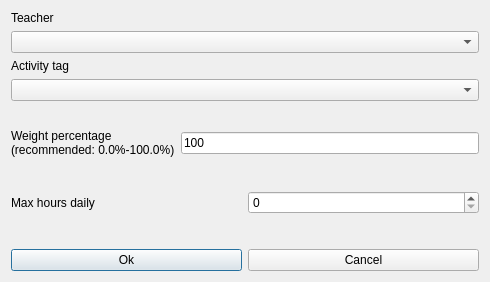
<?xml version="1.0" encoding="UTF-8"?>
<ui version="4.0">
 <class>ModifyConstraintTeacherActivityTagMaxHoursDailyForm_template</class>
 <widget class="QDialog" name="ModifyConstraintTeacherActivityTagMaxHoursDailyForm_template">
  <property name="geometry">
   <rect>
    <x>0</x>
    <y>0</y>
    <width>490</width>
    <height>282</height>
   </rect>
  </property>
  <property name="windowTitle">
   <string extracomment="This is the title of the dialog to modify a constraint of this type">Modify teacher activity tag max hours daily</string>
  </property>
  <layout class="QGridLayout" name="gridLayout">
   <item row="0" column="0">
    <layout class="QGridLayout">
     <item row="2" column="0">
      <widget class="QLabel" name="activityTagTextLabel">
       <property name="frameShape">
        <enum>QFrame::NoFrame</enum>
       </property>
       <property name="frameShadow">
        <enum>QFrame::Plain</enum>
       </property>
       <property name="text">
        <string>Activity tag</string>
       </property>
       <property name="wordWrap">
        <bool>false</bool>
       </property>
      </widget>
     </item>
     <item row="1" column="0">
      <widget class="QComboBox" name="teachersComboBox">
       <property name="editable">
        <bool>false</bool>
       </property>
       <property name="insertPolicy">
        <enum>QComboBox::NoInsert</enum>
       </property>
       <property name="autoCompletion">
        <bool>false</bool>
       </property>
       <property name="duplicatesEnabled">
        <bool>false</bool>
       </property>
      </widget>
     </item>
     <item row="0" column="0">
      <widget class="QLabel" name="teacherTextLabel">
       <property name="frameShape">
        <enum>QFrame::NoFrame</enum>
       </property>
       <property name="frameShadow">
        <enum>QFrame::Plain</enum>
       </property>
       <property name="text">
        <string>Teacher</string>
       </property>
       <property name="wordWrap">
        <bool>false</bool>
       </property>
      </widget>
     </item>
     <item row="3" column="0">
      <widget class="QComboBox" name="activityTagsComboBox">
       <property name="editable">
        <bool>false</bool>
       </property>
       <property name="insertPolicy">
        <enum>QComboBox::NoInsert</enum>
       </property>
       <property name="autoCompletion">
        <bool>false</bool>
       </property>
       <property name="duplicatesEnabled">
        <bool>false</bool>
       </property>
      </widget>
     </item>
    </layout>
   </item>
   <item row="1" column="0">
    <spacer name="spacer7">
     <property name="orientation">
      <enum>Qt::Vertical</enum>
     </property>
     <property name="sizeType">
      <enum>QSizePolicy::Expanding</enum>
     </property>
     <property name="sizeHint" stdset="0">
      <size>
       <width>20</width>
       <height>21</height>
      </size>
     </property>
    </spacer>
   </item>
   <item row="2" column="0">
    <layout class="QHBoxLayout" name="horizontalLayout_2">
     <item>
      <widget class="QLabel" name="weightTextLabel">
       <property name="frameShape">
        <enum>QFrame::NoFrame</enum>
       </property>
       <property name="frameShadow">
        <enum>QFrame::Plain</enum>
       </property>
       <property name="text">
        <string>Weight percentage
(recommended: 0.0%-100.0%)</string>
       </property>
       <property name="wordWrap">
        <bool>false</bool>
       </property>
      </widget>
     </item>
     <item>
      <widget class="QLineEdit" name="weightLineEdit">
       <property name="text">
        <string>100</string>
       </property>
      </widget>
     </item>
    </layout>
   </item>
   <item row="3" column="0">
    <spacer name="verticalSpacer">
     <property name="orientation">
      <enum>Qt::Vertical</enum>
     </property>
     <property name="sizeHint" stdset="0">
      <size>
       <width>20</width>
       <height>28</height>
      </size>
     </property>
    </spacer>
   </item>
   <item row="4" column="0">
    <layout class="QHBoxLayout" name="horizontalLayout">
     <item>
      <widget class="QLabel" name="maxHoursTextLabel">
       <property name="frameShape">
        <enum>QFrame::NoFrame</enum>
       </property>
       <property name="frameShadow">
        <enum>QFrame::Plain</enum>
       </property>
       <property name="text">
        <string>Max hours daily</string>
       </property>
       <property name="wordWrap">
        <bool>false</bool>
       </property>
      </widget>
     </item>
     <item>
      <widget class="QSpinBox" name="maxHoursSpinBox"/>
     </item>
    </layout>
   </item>
   <item row="5" column="0">
    <spacer name="verticalSpacer_2">
     <property name="orientation">
      <enum>Qt::Vertical</enum>
     </property>
     <property name="sizeHint" stdset="0">
      <size>
       <width>20</width>
       <height>29</height>
      </size>
     </property>
    </spacer>
   </item>
   <item row="6" column="0">
    <layout class="QHBoxLayout">
     <item>
      <widget class="QPushButton" name="okPushButton">
       <property name="text">
        <string>Ok</string>
       </property>
      </widget>
     </item>
     <item>
      <widget class="QPushButton" name="cancelPushButton">
       <property name="text">
        <string>Cancel</string>
       </property>
      </widget>
     </item>
    </layout>
   </item>
  </layout>
 </widget>
 <layoutdefault spacing="6" margin="11"/>
 <tabstops>
  <tabstop>teachersComboBox</tabstop>
  <tabstop>activityTagsComboBox</tabstop>
  <tabstop>weightLineEdit</tabstop>
  <tabstop>maxHoursSpinBox</tabstop>
  <tabstop>okPushButton</tabstop>
  <tabstop>cancelPushButton</tabstop>
 </tabstops>
 <resources/>
 <connections/>
</ui>
